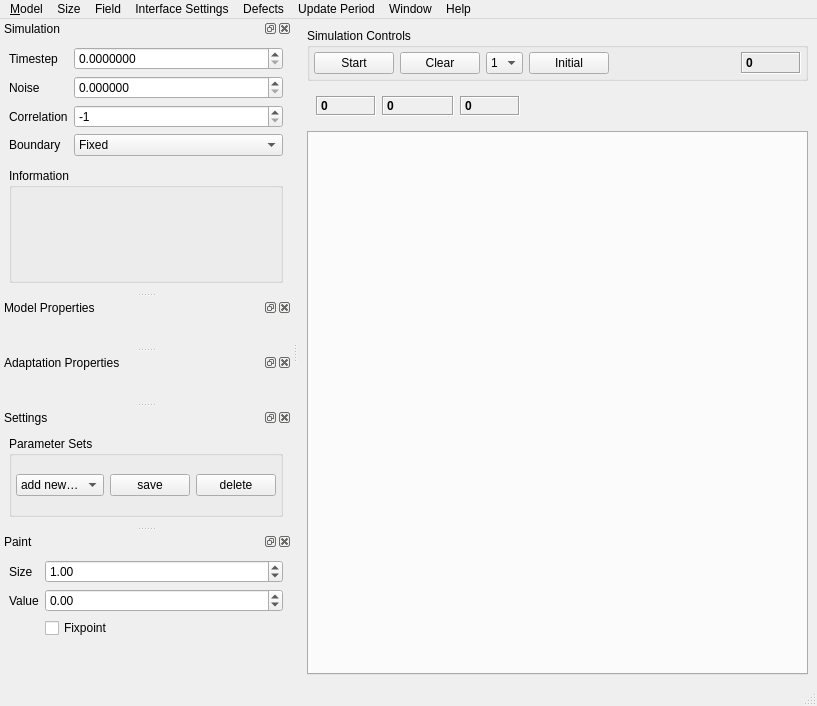
<?xml version="1.0" encoding="UTF-8"?>
<ui version="4.0">
 <class>plotWindow_2d</class>
 <widget class="QMainWindow" name="plotWindow_2d">
  <property name="geometry">
   <rect>
    <x>0</x>
    <y>0</y>
    <width>817</width>
    <height>706</height>
   </rect>
  </property>
  <property name="sizePolicy">
   <sizepolicy hsizetype="Expanding" vsizetype="Expanding">
    <horstretch>0</horstretch>
    <verstretch>0</verstretch>
   </sizepolicy>
  </property>
  <property name="windowTitle">
   <string>Wellenprogramm</string>
  </property>
  <widget class="QWidget" name="centralwidget">
   <property name="sizePolicy">
    <sizepolicy hsizetype="Expanding" vsizetype="Expanding">
     <horstretch>0</horstretch>
     <verstretch>0</verstretch>
    </sizepolicy>
   </property>
   <layout class="QVBoxLayout" name="verticalLayout_4">
    <item>
     <widget class="QWidget" name="widget" native="true">
      <layout class="QVBoxLayout" name="verticalLayout_2">
       <property name="margin">
        <number>0</number>
       </property>
       <item>
        <widget class="QGroupBox" name="buttonGroupBox">
         <property name="title">
          <string>Simulation Controls</string>
         </property>
         <layout class="QHBoxLayout" name="horizontalLayout_2">
          <property name="margin">
           <number>4</number>
          </property>
          <item>
           <widget class="QPushButton" name="startStopButton">
            <property name="text">
             <string>Start</string>
            </property>
           </widget>
          </item>
          <item>
           <widget class="QPushButton" name="clearButton">
            <property name="text">
             <string>Clear</string>
            </property>
           </widget>
          </item>
          <item>
           <widget class="QComboBox" name="numInitialComboBox">
            <property name="sizePolicy">
             <sizepolicy hsizetype="Minimum" vsizetype="Fixed">
              <horstretch>0</horstretch>
              <verstretch>0</verstretch>
             </sizepolicy>
            </property>
            <property name="toolTip">
             <string>Chose the initial value specified in the library</string>
            </property>
            <item>
             <property name="text">
              <string>1</string>
             </property>
            </item>
            <item>
             <property name="text">
              <string>2</string>
             </property>
            </item>
            <item>
             <property name="text">
              <string>3</string>
             </property>
            </item>
            <item>
             <property name="text">
              <string>4</string>
             </property>
            </item>
            <item>
             <property name="text">
              <string>5</string>
             </property>
            </item>
            <item>
             <property name="text">
              <string>6</string>
             </property>
            </item>
            <item>
             <property name="text">
              <string>7</string>
             </property>
            </item>
            <item>
             <property name="text">
              <string>8</string>
             </property>
            </item>
            <item>
             <property name="text">
              <string>9</string>
             </property>
            </item>
           </widget>
          </item>
          <item>
           <widget class="QPushButton" name="numInitialPushButton">
            <property name="text">
             <string>Initial</string>
            </property>
           </widget>
          </item>
          <item>
           <spacer name="horizontalSpacer">
            <property name="orientation">
             <enum>Qt::Horizontal</enum>
            </property>
            <property name="sizeHint" stdset="0">
             <size>
              <width>40</width>
              <height>20</height>
             </size>
            </property>
           </spacer>
          </item>
          <item>
           <widget class="ResetableLabel" name="simulationTimeLabel">
            <property name="minimumSize">
             <size>
              <width>60</width>
              <height>0</height>
             </size>
            </property>
            <property name="font">
             <font>
              <weight>75</weight>
              <bold>true</bold>
             </font>
            </property>
            <property name="frameShape">
             <enum>QFrame::Box</enum>
            </property>
            <property name="frameShadow">
             <enum>QFrame::Sunken</enum>
            </property>
            <property name="text">
             <string>0</string>
            </property>
           </widget>
          </item>
         </layout>
        </widget>
       </item>
       <item>
        <widget class="QWidget" name="infoWidget" native="true">
         <layout class="QHBoxLayout" name="horizontalLayout_5">
          <item>
           <widget class="QLabel" name="clusterNumberLabel">
            <property name="minimumSize">
             <size>
              <width>60</width>
              <height>0</height>
             </size>
            </property>
            <property name="font">
             <font>
              <weight>75</weight>
              <bold>true</bold>
             </font>
            </property>
            <property name="frameShape">
             <enum>QFrame::Box</enum>
            </property>
            <property name="frameShadow">
             <enum>QFrame::Sunken</enum>
            </property>
            <property name="text">
             <string>0</string>
            </property>
           </widget>
          </item>
          <item>
           <widget class="QLabel" name="gammaLabel">
            <property name="minimumSize">
             <size>
              <width>72</width>
              <height>0</height>
             </size>
            </property>
            <property name="font">
             <font>
              <weight>75</weight>
              <bold>true</bold>
             </font>
            </property>
            <property name="frameShape">
             <enum>QFrame::Box</enum>
            </property>
            <property name="frameShadow">
             <enum>QFrame::Sunken</enum>
            </property>
            <property name="text">
             <string>0</string>
            </property>
           </widget>
          </item>
          <item>
           <widget class="QLabel" name="waveSizeLabel">
            <property name="minimumSize">
             <size>
              <width>60</width>
              <height>0</height>
             </size>
            </property>
            <property name="font">
             <font>
              <weight>75</weight>
              <bold>true</bold>
             </font>
            </property>
            <property name="frameShape">
             <enum>QFrame::Box</enum>
            </property>
            <property name="frameShadow">
             <enum>QFrame::Sunken</enum>
            </property>
            <property name="text">
             <string>0</string>
            </property>
           </widget>
          </item>
          <item>
           <spacer name="horizontalSpacer_2">
            <property name="orientation">
             <enum>Qt::Horizontal</enum>
            </property>
            <property name="sizeHint" stdset="0">
             <size>
              <width>40</width>
              <height>20</height>
             </size>
            </property>
           </spacer>
          </item>
         </layout>
        </widget>
       </item>
       <item>
        <widget class="DetachableTabWidget" name="plotTabWidget">
         <property name="currentIndex">
          <number>-1</number>
         </property>
        </widget>
       </item>
      </layout>
     </widget>
    </item>
   </layout>
  </widget>
  <widget class="QMenuBar" name="menubar">
   <property name="enabled">
    <bool>true</bool>
   </property>
   <property name="geometry">
    <rect>
     <x>0</x>
     <y>0</y>
     <width>817</width>
     <height>22</height>
    </rect>
   </property>
   <widget class="QMenu" name="menuMode">
    <property name="title">
     <string>&amp;Model</string>
    </property>
    <addaction name="separator"/>
    <addaction name="actionClose_Window"/>
   </widget>
   <widget class="QMenu" name="menuProgram_Settings">
    <property name="title">
     <string>Interface Settings</string>
    </property>
    <widget class="QMenu" name="menuSelect_Color_Scheme">
     <property name="title">
      <string>Select Colour Scheme</string>
     </property>
    </widget>
    <addaction name="actionResize_program_window_to_force_update"/>
    <addaction name="actionShow_Curvature"/>
    <addaction name="menuSelect_Color_Scheme"/>
    <addaction name="actionShow_Slice"/>
    <addaction name="actionEdit_Script"/>
    <addaction name="actionShow_Single_Plot"/>
    <addaction name="actionShow_Cluster_Ids"/>
    <addaction name="separator"/>
    <addaction name="actionPreferences"/>
   </widget>
   <widget class="QMenu" name="menuDefects">
    <property name="title">
     <string>Defects</string>
    </property>
    <addaction name="actionEdit_defects"/>
   </widget>
   <widget class="QMenu" name="menuUpdate_Period">
    <property name="title">
     <string>Update Period</string>
    </property>
    <addaction name="action25_ms"/>
    <addaction name="action100_ms"/>
    <addaction name="action500_ms"/>
    <addaction name="action1_s"/>
    <addaction name="action5_s"/>
   </widget>
   <widget class="QMenu" name="menuAbout">
    <property name="title">
     <string>Help</string>
    </property>
    <addaction name="actionAbout"/>
   </widget>
   <widget class="QMenu" name="menuField">
    <property name="title">
     <string>Field</string>
    </property>
    <addaction name="actionStartStop"/>
    <addaction name="actionClear"/>
    <addaction name="separator"/>
    <addaction name="actionCopy_to_Clipboard"/>
    <addaction name="separator"/>
    <addaction name="actionSave"/>
    <addaction name="actionRecall"/>
    <addaction name="actionDump"/>
    <addaction name="actionUndump"/>
    <addaction name="separator"/>
    <addaction name="actionSave_as_Png"/>
    <addaction name="actionLoad_from_Png"/>
    <addaction name="actionExport_as_Matlab_Structure"/>
   </widget>
   <widget class="QMenu" name="menuWindow">
    <property name="title">
     <string>Window</string>
    </property>
    <widget class="QMenu" name="menuDock_Windows">
     <property name="title">
      <string>Dock Windows</string>
     </property>
    </widget>
    <addaction name="menuDock_Windows"/>
   </widget>
   <widget class="QMenu" name="menuSize">
    <property name="title">
     <string>Size</string>
    </property>
   </widget>
   <addaction name="menuMode"/>
   <addaction name="menuSize"/>
   <addaction name="menuField"/>
   <addaction name="menuProgram_Settings"/>
   <addaction name="menuDefects"/>
   <addaction name="menuUpdate_Period"/>
   <addaction name="menuWindow"/>
   <addaction name="menuAbout"/>
  </widget>
  <widget class="QDockWidget" name="simulationWidget">
   <property name="features">
    <set>QDockWidget::AllDockWidgetFeatures</set>
   </property>
   <property name="windowTitle">
    <string>Simulation</string>
   </property>
   <attribute name="dockWidgetArea">
    <number>1</number>
   </attribute>
   <widget class="QWidget" name="simulationWidgetContents">
    <layout class="QVBoxLayout" name="verticalLayout_5">
     <item>
      <layout class="QFormLayout" name="simulationWidgetFormLayout">
       <item row="1" column="0">
        <widget class="QLabel" name="noiseLabel">
         <property name="text">
          <string>Noise</string>
         </property>
         <property name="buddy">
          <cstring>noiseSpinBox</cstring>
         </property>
        </widget>
       </item>
       <item row="1" column="1">
        <widget class="QDoubleSpinBox" name="noiseSpinBox">
         <property name="decimals">
          <number>6</number>
         </property>
         <property name="maximum">
          <double>9999999.990000000223517</double>
         </property>
         <property name="singleStep">
          <double>0.010000000000000</double>
         </property>
        </widget>
       </item>
       <item row="2" column="0">
        <widget class="QLabel" name="correlationLabel">
         <property name="text">
          <string>Correlation</string>
         </property>
         <property name="buddy">
          <cstring>correlationSpinBox</cstring>
         </property>
        </widget>
       </item>
       <item row="2" column="1">
        <widget class="QSpinBox" name="correlationSpinBox">
         <property name="minimum">
          <number>-1</number>
         </property>
         <property name="maximum">
          <number>10000</number>
         </property>
         <property name="value">
          <number>-1</number>
         </property>
        </widget>
       </item>
       <item row="3" column="0">
        <widget class="QLabel" name="boundaryLabel">
         <property name="text">
          <string>Boundary</string>
         </property>
         <property name="buddy">
          <cstring>boundaryConditionsComboBox</cstring>
         </property>
        </widget>
       </item>
       <item row="3" column="1">
        <widget class="QComboBox" name="boundaryConditionsComboBox">
         <item>
          <property name="text">
           <string>Fixed</string>
          </property>
         </item>
         <item>
          <property name="text">
           <string>Periodic</string>
          </property>
         </item>
         <item>
          <property name="text">
           <string>No Flux</string>
          </property>
         </item>
        </widget>
       </item>
       <item row="0" column="1">
        <widget class="QDoubleSpinBox" name="timestepSpinBox">
         <property name="decimals">
          <number>7</number>
         </property>
         <property name="singleStep">
          <double>0.010000000000000</double>
         </property>
        </widget>
       </item>
       <item row="0" column="0">
        <widget class="QLabel" name="timestepLabel">
         <property name="text">
          <string>Timestep</string>
         </property>
         <property name="buddy">
          <cstring>timestepSpinBox</cstring>
         </property>
        </widget>
       </item>
      </layout>
     </item>
     <item>
      <widget class="QGroupBox" name="informationGroupBox">
       <property name="title">
        <string>Information</string>
       </property>
       <layout class="QHBoxLayout" name="horizontalLayout_3">
        <item>
         <widget class="QLabel" name="infoTextLabel">
          <property name="text">
           <string/>
          </property>
          <property name="wordWrap">
           <bool>true</bool>
          </property>
         </widget>
        </item>
       </layout>
      </widget>
     </item>
    </layout>
   </widget>
  </widget>
  <widget class="QDockWidget" name="parameterWidget">
   <property name="floating">
    <bool>true</bool>
   </property>
   <property name="features">
    <set>QDockWidget::AllDockWidgetFeatures</set>
   </property>
   <property name="windowTitle">
    <string>Model Properties</string>
   </property>
   <attribute name="dockWidgetArea">
    <number>1</number>
   </attribute>
   <widget class="QWidget" name="parameterWidgetContents">
    <layout class="QVBoxLayout" name="verticalLayout">
     <item>
      <layout class="QFormLayout" name="parameterWidgetFormLayout"/>
     </item>
    </layout>
   </widget>
  </widget>
  <widget class="QDockWidget" name="adaptationParameterWidget">
   <property name="features">
    <set>QDockWidget::AllDockWidgetFeatures</set>
   </property>
   <property name="windowTitle">
    <string>Adaptation Properties</string>
   </property>
   <attribute name="dockWidgetArea">
    <number>1</number>
   </attribute>
   <widget class="QWidget" name="adaptationParameterWidgetContents">
    <layout class="QVBoxLayout" name="verticalLayout_3">
     <item>
      <layout class="QFormLayout" name="adaptationParameterWidgetFormLayout">
       <property name="fieldGrowthPolicy">
        <enum>QFormLayout::AllNonFixedFieldsGrow</enum>
       </property>
      </layout>
     </item>
    </layout>
   </widget>
  </widget>
  <widget class="QDockWidget" name="extrasWidget">
   <property name="features">
    <set>QDockWidget::AllDockWidgetFeatures</set>
   </property>
   <property name="windowTitle">
    <string>Settings</string>
   </property>
   <attribute name="dockWidgetArea">
    <number>1</number>
   </attribute>
   <widget class="QWidget" name="extrasWidgetContents">
    <layout class="QVBoxLayout" name="verticalLayout_7">
     <item>
      <widget class="QGroupBox" name="groupBox">
       <property name="title">
        <string>Parameter Sets</string>
       </property>
       <property name="flat">
        <bool>false</bool>
       </property>
       <layout class="QHBoxLayout" name="horizontalLayout">
        <property name="margin">
         <number>4</number>
        </property>
        <item>
         <widget class="QComboBox" name="parameterSetsDropDown">
          <item>
           <property name="text">
            <string>add new…</string>
           </property>
          </item>
         </widget>
        </item>
        <item>
         <widget class="QPushButton" name="parameterSetsSave">
          <property name="text">
           <string>save</string>
          </property>
         </widget>
        </item>
        <item>
         <widget class="QPushButton" name="parameterSetsDelete">
          <property name="text">
           <string>delete</string>
          </property>
         </widget>
        </item>
       </layout>
      </widget>
     </item>
    </layout>
   </widget>
  </widget>
  <widget class="QDockWidget" name="paintDockWidget">
   <property name="visible">
    <bool>true</bool>
   </property>
   <property name="floating">
    <bool>true</bool>
   </property>
   <property name="windowTitle">
    <string>Paint</string>
   </property>
   <attribute name="dockWidgetArea">
    <number>1</number>
   </attribute>
   <widget class="QWidget" name="dockWidgetContents">
    <layout class="QVBoxLayout" name="verticalLayout_6">
     <item>
      <layout class="QFormLayout" name="formLayout_2">
       <item row="2" column="1">
        <widget class="QDoubleSpinBox" name="paintValueSpinBox">
         <property name="minimum">
          <double>-99.989999999999995</double>
         </property>
        </widget>
       </item>
       <item row="2" column="0">
        <widget class="QLabel" name="label_2">
         <property name="text">
          <string>Value</string>
         </property>
        </widget>
       </item>
       <item row="0" column="0">
        <widget class="QLabel" name="label_3">
         <property name="text">
          <string>Size</string>
         </property>
        </widget>
       </item>
       <item row="0" column="1">
        <widget class="QDoubleSpinBox" name="paintSizeSpinBox">
         <property name="value">
          <double>1.000000000000000</double>
         </property>
        </widget>
       </item>
       <item row="3" column="1">
        <widget class="QCheckBox" name="paintFixpointCheckbox">
         <property name="text">
          <string>Fixpoint</string>
         </property>
        </widget>
       </item>
      </layout>
     </item>
    </layout>
   </widget>
  </widget>
  <widget class="QStatusBar" name="statusBar"/>
  <action name="actionTest">
   <property name="text">
    <string>test</string>
   </property>
  </action>
  <action name="actionOpen">
   <property name="text">
    <string>open</string>
   </property>
  </action>
  <action name="actionResize_program_window_to_force_update">
   <property name="checkable">
    <bool>true</bool>
   </property>
   <property name="text">
    <string>Resize program window to force update</string>
   </property>
   <property name="shortcut">
    <string>Ctrl+F</string>
   </property>
  </action>
  <action name="actionShow_Curvature">
   <property name="checkable">
    <bool>true</bool>
   </property>
   <property name="enabled">
    <bool>true</bool>
   </property>
   <property name="text">
    <string>Show Curvature</string>
   </property>
  </action>
  <action name="actionShow_Cluster_Ids">
   <property name="checkable">
    <bool>true</bool>
   </property>
   <property name="text">
    <string>Show Cluster Ids</string>
   </property>
   <property name="shortcut">
    <string>Ctrl+K</string>
   </property>
  </action>
  <action name="actionStartStop">
   <property name="text">
    <string>Start</string>
   </property>
   <property name="statusTip">
    <string>Starts or stops iteration</string>
   </property>
   <property name="shortcut">
    <string>Ctrl+Space</string>
   </property>
  </action>
  <action name="actionClear">
   <property name="text">
    <string>Clear</string>
   </property>
   <property name="statusTip">
    <string>Reset field to initial fixpoint</string>
   </property>
  </action>
  <action name="actionSave">
   <property name="icon">
    <iconset resource="resources.qrc">
     <normaloff>:/icons/icons/savebinary.svg</normaloff>:/icons/icons/savebinary.svg</iconset>
   </property>
   <property name="text">
    <string>Save</string>
   </property>
   <property name="toolTip">
    <string>binary</string>
   </property>
   <property name="statusTip">
    <string>Save lattice data to binary</string>
   </property>
  </action>
  <action name="actionRecall">
   <property name="icon">
    <iconset resource="resources.qrc">
     <normaloff>:/icons/icons/loadbinary.svg</normaloff>:/icons/icons/loadbinary.svg</iconset>
   </property>
   <property name="text">
    <string>Recall</string>
   </property>
   <property name="toolTip">
    <string>binary</string>
   </property>
   <property name="statusTip">
    <string>Recall lattice data from binary</string>
   </property>
  </action>
  <action name="actionDump">
   <property name="icon">
    <iconset resource="resources.qrc">
     <normaloff>:/icons/icons/saveascii.svg</normaloff>:/icons/icons/saveascii.svg</iconset>
   </property>
   <property name="text">
    <string>Dump</string>
   </property>
   <property name="toolTip">
    <string>plain text</string>
   </property>
   <property name="statusTip">
    <string>Dump lattice data to plain text</string>
   </property>
  </action>
  <action name="actionUndump">
   <property name="icon">
    <iconset resource="resources.qrc">
     <normaloff>:/icons/icons/loadascii.svg</normaloff>:/icons/icons/loadascii.svg</iconset>
   </property>
   <property name="text">
    <string>Undump</string>
   </property>
   <property name="toolTip">
    <string>plain text</string>
   </property>
   <property name="statusTip">
    <string>Undump lattice data from plain text file</string>
   </property>
  </action>
  <action name="actionSave_as_Png">
   <property name="icon">
    <iconset resource="resources.qrc">
     <normaloff>:/icons/icons/photo.svg</normaloff>:/icons/icons/photo.svg</iconset>
   </property>
   <property name="text">
    <string>Save as PNG</string>
   </property>
   <property name="statusTip">
    <string>Save lattice data as PNG images</string>
   </property>
  </action>
  <action name="actionLoad_from_Png">
   <property name="text">
    <string>Load from PNG</string>
   </property>
  </action>
  <action name="actionSave_as_Movie_Pngs">
   <property name="icon">
    <iconset resource="resources.qrc">
     <normaloff>:/icons/icons/photos.svg</normaloff>:/icons/icons/photos.svg</iconset>
   </property>
   <property name="text">
    <string>Save as Movie PNGs</string>
   </property>
   <property name="iconText">
    <string>Save as Movie PNGs</string>
   </property>
   <property name="statusTip">
    <string>Save lattice data as set of PNGs</string>
   </property>
  </action>
  <action name="actionEdit_defects">
   <property name="text">
    <string>Edit defects…</string>
   </property>
  </action>
  <action name="actionBistabiles">
   <property name="text">
    <string>Bistabiles</string>
   </property>
  </action>
  <action name="action25_ms">
   <property name="checkable">
    <bool>true</bool>
   </property>
   <property name="text">
    <string>25 ms</string>
   </property>
  </action>
  <action name="action100_ms">
   <property name="checkable">
    <bool>true</bool>
   </property>
   <property name="text">
    <string>100 ms</string>
   </property>
  </action>
  <action name="action500_ms">
   <property name="checkable">
    <bool>true</bool>
   </property>
   <property name="text">
    <string>500 ms</string>
   </property>
  </action>
  <action name="action1_s">
   <property name="checkable">
    <bool>true</bool>
   </property>
   <property name="text">
    <string>1 s</string>
   </property>
  </action>
  <action name="action5_s">
   <property name="checkable">
    <bool>true</bool>
   </property>
   <property name="text">
    <string>5 s</string>
   </property>
  </action>
  <action name="actionClose_Window">
   <property name="text">
    <string>Close Window</string>
   </property>
   <property name="statusTip">
    <string>Close this window</string>
   </property>
   <property name="shortcut">
    <string>Ctrl+W</string>
   </property>
  </action>
  <action name="actionDefault_Color_Scheme">
   <property name="checkable">
    <bool>true</bool>
   </property>
   <property name="text">
    <string>Default Colour Scheme</string>
   </property>
  </action>
  <action name="actionAdaptive_Scheme">
   <property name="checkable">
    <bool>true</bool>
   </property>
   <property name="text">
    <string>Adaptive Scheme</string>
   </property>
  </action>
  <action name="actionDelayed_Adaptive_Scheme">
   <property name="checkable">
    <bool>true</bool>
   </property>
   <property name="text">
    <string>Delayed Adaptive Scheme</string>
   </property>
  </action>
  <action name="actionAbout">
   <property name="text">
    <string>About</string>
   </property>
  </action>
  <action name="actionShow_Slice">
   <property name="checkable">
    <bool>true</bool>
   </property>
   <property name="text">
    <string>Show Slice</string>
   </property>
  </action>
  <action name="actionCopy_to_Clipboard">
   <property name="text">
    <string>Copy to Clipboard</string>
   </property>
   <property name="shortcut">
    <string>Ctrl+C</string>
   </property>
  </action>
  <action name="actionExport_as_Matlab_Structure">
   <property name="icon">
    <iconset resource="resources.qrc">
     <normaloff>:/icons/icons/matlab.svg</normaloff>:/icons/icons/matlab.svg</iconset>
   </property>
   <property name="text">
    <string>Export as Matlab Structure</string>
   </property>
   <property name="iconText">
    <string>Matlab-Export</string>
   </property>
  </action>
  <action name="actionEdit_Script">
   <property name="text">
    <string>Edit Script …</string>
   </property>
  </action>
  <action name="actionShow_Single_Plot">
   <property name="text">
    <string>Show Single Plot</string>
   </property>
  </action>
  <action name="action">
   <property name="text">
    <string>.</string>
   </property>
  </action>
  <action name="actionOther_size">
   <property name="text">
    <string>Other size</string>
   </property>
  </action>
  <action name="actionPreferences">
   <property name="text">
    <string>Preferences…</string>
   </property>
   <property name="menuRole">
    <enum>QAction::PreferencesRole</enum>
   </property>
  </action>
 </widget>
 <customwidgets>
  <customwidget>
   <class>DetachableTabWidget</class>
   <extends>QTabWidget</extends>
   <header>detachable_tab_widget.h</header>
   <container>1</container>
  </customwidget>
  <customwidget>
   <class>ResetableLabel</class>
   <extends>QLabel</extends>
   <header>resetable_label.h</header>
  </customwidget>
 </customwidgets>
 <tabstops>
  <tabstop>startStopButton</tabstop>
  <tabstop>clearButton</tabstop>
  <tabstop>numInitialComboBox</tabstop>
  <tabstop>numInitialPushButton</tabstop>
  <tabstop>timestepSpinBox</tabstop>
  <tabstop>noiseSpinBox</tabstop>
  <tabstop>correlationSpinBox</tabstop>
  <tabstop>boundaryConditionsComboBox</tabstop>
  <tabstop>plotTabWidget</tabstop>
  <tabstop>parameterSetsDropDown</tabstop>
  <tabstop>parameterSetsSave</tabstop>
  <tabstop>parameterSetsDelete</tabstop>
  <tabstop>paintSizeSpinBox</tabstop>
  <tabstop>paintValueSpinBox</tabstop>
  <tabstop>paintFixpointCheckbox</tabstop>
 </tabstops>
 <resources>
  <include location="resources.qrc"/>
 </resources>
 <connections>
  <connection>
   <sender>paintFixpointCheckbox</sender>
   <signal>toggled(bool)</signal>
   <receiver>paintValueSpinBox</receiver>
   <slot>setDisabled(bool)</slot>
   <hints>
    <hint type="sourcelabel">
     <x>188</x>
     <y>680</y>
    </hint>
    <hint type="destinationlabel">
     <x>183</x>
     <y>658</y>
    </hint>
   </hints>
  </connection>
 </connections>
</ui>
